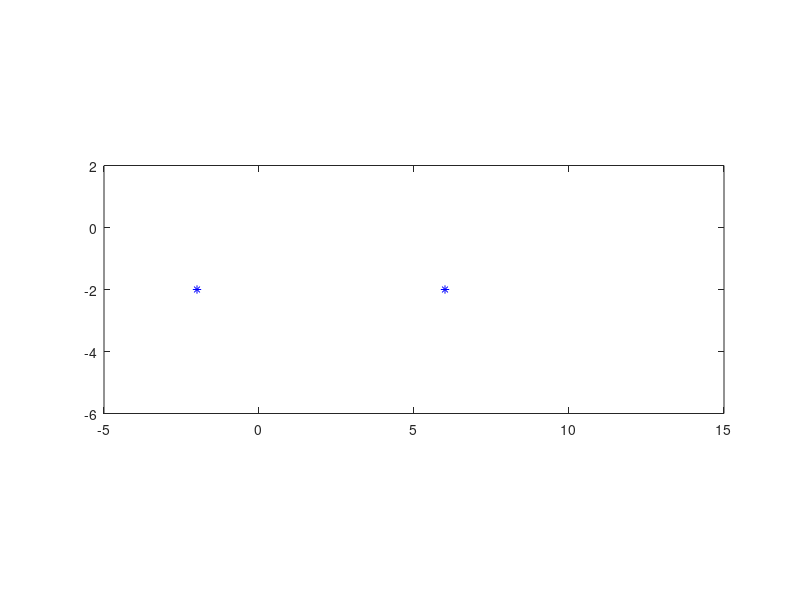

Reproduce this figure in MATLAB. (Note: this script raises an error after producing the figure.)
clear

px = [-2 6];
py = [-2 -2];
plot(px,py,'b*')

axis equal
axis([-5 15 -6 2])
hold on

vx = [6 4];
vy = [-4 4];

tk = [0 1];

syms a3 a2 a1 a0 t

c(t) = a3 * t^3 + a2 * t^2 + a1 * t + a0;
cd(t) = diff(c, t);

e = [c(tk(1)) == px(1), c(tk(2)) == px(2), cd(tk(1)) == vx(1) cd(tk(2)) == vx(2)];
m = solve(e, [a3 a2 a1 a0]);
x(t) = subs(c, [a3 a2 a1 a0], [m.a3, m.a2, m.a1, m.a0]);

e = [c(tk(1)) == py(1), c(tk(2)) == py(2), cd(tk(1)) == vy(1), cd(tk(2)) == vy(2)];
m = solve(e, [a3 a2 a1 a0]);
y(t) = subs(c, [a3 a2 a1 a0], [m.a3, m.a2, m.a1, m.a0]);

fplot(x, y, [tk(1) tk(2)])

%10. feladat plusz pont felvetele es masik hermite iv
px2 = 14;
py2 = -4;

plot(px2, py2, 'r*')

tk2 = [-1 1];

vx2 = 3;
vy2 = 0;

e = [ c(tk2(1)) == px(2), c(tk2(2)) == px2, cd(tk2(1)) == vx(2), cd(tk2(2)) == vx2 ];
m = solve(e, [a3 a2 a1 a0]);
x(t) = subs(c, [a3 a2 a1 a0], [m.a3 m.a2 m.a1 m.a0]);

e = [c(tk2(1)) == py(2), c(tk2(2)) == py2, cd(tk2(1)) == vy(2), cd(tk2(2)) == vy2 ];
m = solve(e, [a3 a2 a1 a0]);
y(t) = subs(c, [a3 a2 a1 a0], [m.a3 m.a2 m.a1 m.a0]);

fplot(x,y,[tk2(1) tk2(2)])
